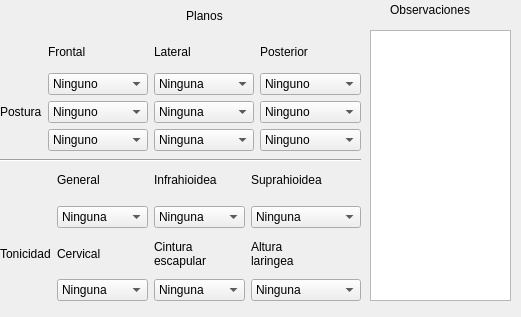
    <widget class="QWidget" name="tab2">
     <property name="geometry">
      <rect>
       <x>0</x>
       <y>0</y>
       <width>521</width>
       <height>317</height>
      </rect>
     </property>
     <attribute name="label">
      <string>Postura y tonicidad</string>
     </attribute>
     <widget class="Line" name="line">
      <property name="geometry">
       <rect>
        <x>0</x>
        <y>150</y>
        <width>361</width>
        <height>20</height>
       </rect>
      </property>
      <property name="orientation">
       <enum>Qt::Horizontal</enum>
      </property>
     </widget>
     <widget class="QWidget" name="layoutWidget">
      <property name="geometry">
       <rect>
        <x>0</x>
        <y>160</y>
        <width>361</width>
        <height>141</height>
       </rect>
      </property>
      <layout class="QGridLayout" name="gridLayout_4">
       <item row="0" column="3">
        <widget class="QLabel" name="label_23">
         <property name="text">
          <string>Suprahioidea</string>
         </property>
        </widget>
       </item>
       <item row="0" column="1">
        <widget class="QLabel" name="label_21">
         <property name="text">
          <string>General</string>
         </property>
        </widget>
       </item>
       <item row="0" column="2">
        <widget class="QLabel" name="label_22">
         <property name="text">
          <string>Infrahioidea</string>
         </property>
        </widget>
       </item>
       <item row="2" column="1">
        <widget class="QLabel" name="label_20">
         <property name="text">
          <string>Cervical</string>
         </property>
        </widget>
       </item>
       <item row="2" column="2">
        <widget class="QLabel" name="label_25">
         <property name="text">
          <string>Cintura
escapular</string>
         </property>
        </widget>
       </item>
       <item row="2" column="3">
        <widget class="QLabel" name="label_26">
         <property name="text">
          <string>Altura
laringea</string>
         </property>
        </widget>
       </item>
       <item row="1" column="0" rowspan="3">
        <widget class="QLabel" name="label_24">
         <property name="text">
          <string>Tonicidad</string>
         </property>
        </widget>
       </item>
       <item row="1" column="1">
        <widget class="QComboBox" name="cTonG">
         <item>
          <property name="text">
           <string>Ninguna</string>
          </property>
         </item>
         <item>
          <property name="text">
           <string>Eutonía</string>
          </property>
         </item>
         <item>
          <property name="text">
           <string>Hipotonía</string>
          </property>
         </item>
         <item>
          <property name="text">
           <string>Hipertornía</string>
          </property>
         </item>
        </widget>
       </item>
       <item row="1" column="2">
        <widget class="QComboBox" name="cTonI">
         <item>
          <property name="text">
           <string>Ninguna</string>
          </property>
         </item>
         <item>
          <property name="text">
           <string>Eutonía</string>
          </property>
         </item>
         <item>
          <property name="text">
           <string>Hipotonía</string>
          </property>
         </item>
         <item>
          <property name="text">
           <string>Hipertornía</string>
          </property>
         </item>
        </widget>
       </item>
       <item row="1" column="3">
        <widget class="QComboBox" name="cTonS">
         <item>
          <property name="text">
           <string>Ninguna</string>
          </property>
         </item>
         <item>
          <property name="text">
           <string>Eutonía</string>
          </property>
         </item>
         <item>
          <property name="text">
           <string>Hipotonía</string>
          </property>
         </item>
         <item>
          <property name="text">
           <string>Hipertornía</string>
          </property>
         </item>
        </widget>
       </item>
       <item row="3" column="1">
        <widget class="QComboBox" name="cTonC">
         <item>
          <property name="text">
           <string>Ninguna</string>
          </property>
         </item>
         <item>
          <property name="text">
           <string>Eutonía</string>
          </property>
         </item>
         <item>
          <property name="text">
           <string>Hipotonía</string>
          </property>
         </item>
         <item>
          <property name="text">
           <string>Hipertornía</string>
          </property>
         </item>
        </widget>
       </item>
       <item row="3" column="2">
        <widget class="QComboBox" name="cTonCE">
         <item>
          <property name="text">
           <string>Ninguna</string>
          </property>
         </item>
         <item>
          <property name="text">
           <string>Eutonía</string>
          </property>
         </item>
         <item>
          <property name="text">
           <string>Hipotonía</string>
          </property>
         </item>
         <item>
          <property name="text">
           <string>Hipertornía</string>
          </property>
         </item>
        </widget>
       </item>
       <item row="3" column="3">
        <widget class="QComboBox" name="cTonAL">
         <item>
          <property name="text">
           <string>Ninguna</string>
          </property>
         </item>
         <item>
          <property name="text">
           <string>Normal</string>
          </property>
         </item>
         <item>
          <property name="text">
           <string>Ascendida</string>
          </property>
         </item>
         <item>
          <property name="text">
           <string>Descendida</string>
          </property>
         </item>
         <item>
          <property name="text">
           <string>Anteriorizada</string>
          </property>
         </item>
         <item>
          <property name="text">
           <string>Posteriorizada</string>
          </property>
         </item>
         <item>
          <property name="text">
           <string>Sin cracea</string>
          </property>
         </item>
         <item>
          <property name="text">
           <string>Desplacamiento lateral hacia derecha</string>
          </property>
         </item>
         <item>
          <property name="text">
           <string>Desplacamiento lateral hacia izquierda</string>
          </property>
         </item>
        </widget>
       </item>
      </layout>
     </widget>
     <widget class="QLabel" name="label_27">
      <property name="geometry">
       <rect>
        <x>390</x>
        <y>0</y>
        <width>111</width>
        <height>20</height>
       </rect>
      </property>
      <property name="text">
       <string>Observaciones</string>
      </property>
     </widget>
     <widget class="QTextEdit" name="observacionesPyT">
      <property name="geometry">
       <rect>
        <x>370</x>
        <y>30</y>
        <width>141</width>
        <height>271</height>
       </rect>
      </property>
     </widget>
     <widget class="QWidget" name="layoutWidget">
      <property name="geometry">
       <rect>
        <x>0</x>
        <y>0</y>
        <width>361</width>
        <height>151</height>
       </rect>
      </property>
      <layout class="QGridLayout" name="gridLayout_3">
       <item row="0" column="1" colspan="3">
        <widget class="QLabel" name="label_19">
         <property name="layoutDirection">
          <enum>Qt::LeftToRight</enum>
         </property>
         <property name="text">
          <string>Planos</string>
         </property>
         <property name="alignment">
          <set>Qt::AlignCenter</set>
         </property>
        </widget>
       </item>
       <item row="1" column="1">
        <widget class="QLabel" name="label_15">
         <property name="text">
          <string>Frontal</string>
         </property>
        </widget>
       </item>
       <item row="1" column="2">
        <widget class="QLabel" name="label_16">
         <property name="text">
          <string>Lateral</string>
         </property>
        </widget>
       </item>
       <item row="1" column="3">
        <widget class="QLabel" name="label_17">
         <property name="text">
          <string>Posterior</string>
         </property>
        </widget>
       </item>
       <item row="2" column="2">
        <widget class="QComboBox" name="cPPL1">
         <item>
          <property name="text">
           <string>Ninguna</string>
          </property>
         </item>
         <item>
          <property name="text">
           <string>Adecuado</string>
          </property>
         </item>
         <item>
          <property name="text">
           <string>Cabeza adelantada</string>
          </property>
         </item>
         <item>
          <property name="text">
           <string>Hipercifosis</string>
          </property>
         </item>
         <item>
          <property name="text">
           <string>Hiperlordosis</string>
          </property>
         </item>
         <item>
          <property name="text">
           <string>Rectificación cervical</string>
          </property>
         </item>
         <item>
          <property name="text">
           <string>Rectificación dorsal</string>
          </property>
         </item>
         <item>
          <property name="text">
           <string>Rectificación lumbar</string>
          </property>
         </item>
        </widget>
       </item>
       <item row="2" column="0" rowspan="3">
        <widget class="QLabel" name="label_18">
         <property name="text">
          <string>Postura</string>
         </property>
        </widget>
       </item>
       <item row="2" column="1">
        <widget class="QComboBox" name="cPPF1">
         <item>
          <property name="text">
           <string>Ninguno</string>
          </property>
         </item>
         <item>
          <property name="text">
           <string>Adecuado</string>
          </property>
         </item>
         <item>
          <property name="text">
           <string>Hacia derecha</string>
          </property>
         </item>
         <item>
          <property name="text">
           <string>Hacia izquierda</string>
          </property>
         </item>
        </widget>
       </item>
       <item row="2" column="3">
        <widget class="QComboBox" name="cPPP1">
         <item>
          <property name="text">
           <string>Ninguno</string>
          </property>
         </item>
         <item>
          <property name="text">
           <string>Adecuado</string>
          </property>
         </item>
         <item>
          <property name="text">
           <string>Hacia derecha</string>
          </property>
         </item>
         <item>
          <property name="text">
           <string>Hacia izquierda</string>
          </property>
         </item>
        </widget>
       </item>
       <item row="3" column="1">
        <widget class="QComboBox" name="cPPF2">
         <item>
          <property name="text">
           <string>Ninguno</string>
          </property>
         </item>
         <item>
          <property name="text">
           <string>Adecuado</string>
          </property>
         </item>
         <item>
          <property name="text">
           <string>Hacia derecha</string>
          </property>
         </item>
         <item>
          <property name="text">
           <string>Hacia izquierda</string>
          </property>
         </item>
        </widget>
       </item>
       <item row="4" column="1">
        <widget class="QComboBox" name="cPPF3">
         <item>
          <property name="text">
           <string>Ninguno</string>
          </property>
         </item>
         <item>
          <property name="text">
           <string>Adecuado</string>
          </property>
         </item>
         <item>
          <property name="text">
           <string>Hacia derecha</string>
          </property>
         </item>
         <item>
          <property name="text">
           <string>Hacia izquierda</string>
          </property>
         </item>
        </widget>
       </item>
       <item row="3" column="2">
        <widget class="QComboBox" name="cPPL2">
         <item>
          <property name="text">
           <string>Ninguna</string>
          </property>
         </item>
         <item>
          <property name="text">
           <string>Adecuado</string>
          </property>
         </item>
         <item>
          <property name="text">
           <string>Cabeza adelantada</string>
          </property>
         </item>
         <item>
          <property name="text">
           <string>Hipercifosis</string>
          </property>
         </item>
         <item>
          <property name="text">
           <string>Hiperlordosis</string>
          </property>
         </item>
         <item>
          <property name="text">
           <string>Rectificación cervical</string>
          </property>
         </item>
         <item>
          <property name="text">
           <string>Rectificación dorsal</string>
          </property>
         </item>
         <item>
          <property name="text">
           <string>Rectificación lumbar</string>
          </property>
         </item>
        </widget>
       </item>
       <item row="4" column="2">
        <widget class="QComboBox" name="cPPL3">
         <item>
          <property name="text">
           <string>Ninguna</string>
          </property>
         </item>
         <item>
          <property name="text">
           <string>Adecuado</string>
          </property>
         </item>
         <item>
          <property name="text">
           <string>Cabeza adelantada</string>
          </property>
         </item>
         <item>
          <property name="text">
           <string>Hipercifosis</string>
          </property>
         </item>
         <item>
          <property name="text">
           <string>Hiperlordosis</string>
          </property>
         </item>
         <item>
          <property name="text">
           <string>Rectificación cervical</string>
          </property>
         </item>
         <item>
          <property name="text">
           <string>Rectificación dorsal</string>
          </property>
         </item>
         <item>
          <property name="text">
           <string>Rectificación lumbar</string>
          </property>
         </item>
        </widget>
       </item>
       <item row="3" column="3">
        <widget class="QComboBox" name="cPPP2">
         <item>
          <property name="text">
           <string>Ninguno</string>
          </property>
         </item>
         <item>
          <property name="text">
           <string>Adecuado</string>
          </property>
         </item>
         <item>
          <property name="text">
           <string>Hacia derecha</string>
          </property>
         </item>
         <item>
          <property name="text">
           <string>Hacia izquierda</string>
          </property>
         </item>
        </widget>
       </item>
       <item row="4" column="3">
        <widget class="QComboBox" name="cPPP3">
         <item>
          <property name="text">
           <string>Ninguno</string>
          </property>
         </item>
         <item>
          <property name="text">
           <string>Adecuado</string>
          </property>
         </item>
         <item>
          <property name="text">
           <string>Hacia derecha</string>
          </property>
         </item>
         <item>
          <property name="text">
           <string>Hacia izquierda</string>
          </property>
         </item>
        </widget>
       </item>
      </layout>
     </widget>
    </widget>
